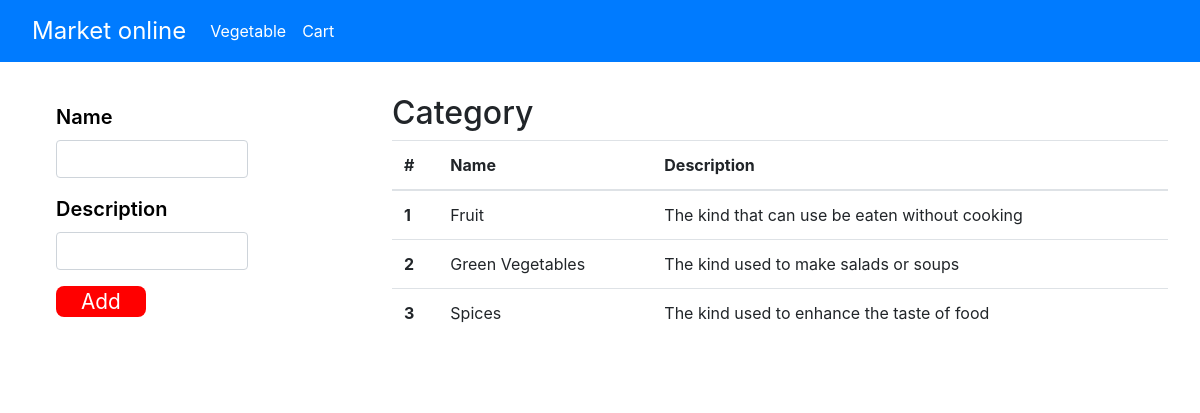
The app's page /category/index.php with its own data.
### tables this page shows
CREATE TABLE `category` (
  `CategoryID` int(10) NOT NULL,
  `Name` varchar(30) NOT NULL,
  `Description` varchar(50) DEFAULT NULL
);

### connection.php (called while the page is built)
<?php
function getConnection(){
    $dbhost = "localhost";
    $dbuser = "root";
    $dbpass = "123456";
    $db = "market";
    $conn = new mysqli($dbhost, $dbuser, $dbpass, $db) or die("Connect failed: %s\n" . $conn->error);
    mysqli_query($conn,"set names 'utf8'");
    return $conn;
}
?>

### class/category.php (called while the page is built, shortened)
<?php
    class category{
        function getAll(){
            $qry = 'SELECT * FROM `category`';
            $rs = mysqli_query(getConnection(), $qry);
            return getDataFromResultSet($rs,$qry);
        }
    }
?>

### otherFunc.php (called while the page is built, shortened)
<?php
function getDataFromResultSet($rs)
{
    if (mysqli_num_rows($rs) <= 0) {
        return array();
    } else {
        while ($row = mysqli_fetch_assoc($rs)) {
            $data[] = $row;
        }
    }
    return $data;
}
?>

### category/index.php (the view, shortened to what this page needs)
<?php
    include_once('../otherFunc.php');
    include_once('../connection.php');
    include_once('../class/category.php');
?>
<!DOCTYPE html>
<html lang="en">
<head>
    <link rel="stylesheet" href="../css/bootstrap.css">
    <link rel="stylesheet" href="../css/mystyle.css">
</head>
<body>
<?php include_once('../submenu.php');?>
    <div class="leftpanel" style="background-color: white;">
        <form action="./add.php" method="post">
            <div class="form-group">
                <label for="exampleInputEmail1" style="color: black;">Name</label>
                <input type="text" class="form-control" id="exampleInputEmail1" name="name">
            </div>
            <div class="form-group">
                <label for="exampleInputPassword1" style="color: black;">Description</label>
                <input type="text" class="form-control" id="exampleInputPassword1" name="description">
            </div>
            <button type="submit" style="float: left;font-size: 1.3rem;">Add</button>
        </form>
    </div>
    <div class="rightpanel" style="background-color: white;">
        <h2>Category</h2>
        <table class="table">
            <thead>
                <tr>
                    <th scope="col">#</th>
                    <th scope="col">Name</th>
                    <th scope="col">Description</th>
                </tr>
            </thead>
            <tbody>
                <?php
                    $obj = new category;
                    $data = $obj->getAll();
                    foreach($data as $key=>$value){
                        echo '<tr>
                        <th scope="row">'.$value['CategoryID'].'</th>
                        <td>'.$value['Name'].'</td>
                        <td>'.$value['Description'].'</td>
                        </tr>';
                    }
                ?>
            </tbody>
        </table>
    </div>
</body>
</html>

### css/mystyle.css (style rules this page uses)
.leftpanel { width: 20%; background-color: rgba(231, 231, 231, 0.733); height: auto; float: left; border-radius: 1rem; margin: 2% 2% 0 2%; padding: 1rem; padding-left: 2rem; color: #0069d9; }
.leftpanel button { font-size: 32px; background-color: rgb(255, 0, 0); outline: none; border: none; color: white; border-radius: 0.5rem; padding: 0 25px 0 25px; float: right; }
.leftpanel label, input { font-size: 1.25rem; font-weight: 600; }
.rightpanel { width: 70%; padding-top: 2rem; background-color: rgb(255, 246, 246); float: right; padding: 2rem; border-radius: 1rem; }

### records on screen
category: CategoryID "1", Name "Fruit", Description "The kind that can use be eaten without cooking"
category: CategoryID "2", Name "Green Vegetables", Description "The kind used to make salads or soups"
category: CategoryID "3", Name "Spices", Description "The kind used to enhance the taste of food"
